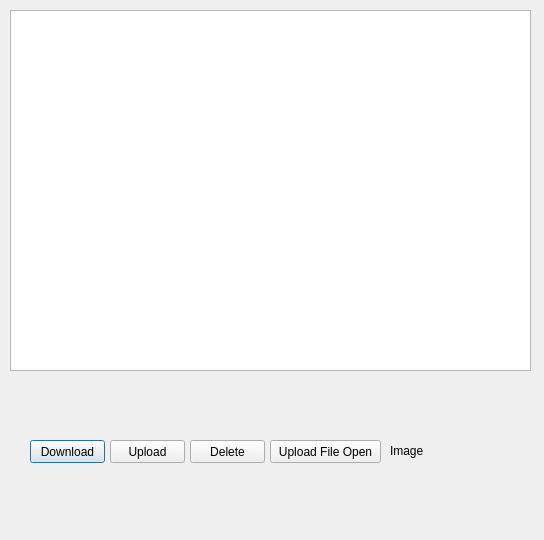
<?xml version="1.0" encoding="UTF-8"?>
<ui version="4.0">
 <class>Dialog</class>
 <widget class="QDialog" name="Dialog">
  <property name="geometry">
   <rect>
    <x>0</x>
    <y>0</y>
    <width>544</width>
    <height>540</height>
   </rect>
  </property>
  <property name="windowTitle">
   <string>Dialog</string>
  </property>
  <widget class="QPushButton" name="downBtn">
   <property name="geometry">
    <rect>
     <x>30</x>
     <y>440</y>
     <width>75</width>
     <height>23</height>
    </rect>
   </property>
   <property name="text">
    <string>Download</string>
   </property>
  </widget>
  <widget class="QPushButton" name="upBtn">
   <property name="geometry">
    <rect>
     <x>110</x>
     <y>440</y>
     <width>75</width>
     <height>23</height>
    </rect>
   </property>
   <property name="text">
    <string>Upload</string>
   </property>
  </widget>
  <widget class="QPushButton" name="delBtn">
   <property name="geometry">
    <rect>
     <x>190</x>
     <y>440</y>
     <width>75</width>
     <height>23</height>
    </rect>
   </property>
   <property name="text">
    <string>Delete</string>
   </property>
  </widget>
  <widget class="QPushButton" name="fileBtn">
   <property name="geometry">
    <rect>
     <x>270</x>
     <y>440</y>
     <width>111</width>
     <height>23</height>
    </rect>
   </property>
   <property name="text">
    <string>Upload File Open</string>
   </property>
  </widget>
  <widget class="QLabel" name="imgLbl">
   <property name="geometry">
    <rect>
     <x>390</x>
     <y>380</y>
     <width>151</width>
     <height>141</height>
    </rect>
   </property>
   <property name="text">
    <string>Image</string>
   </property>
  </widget>
  <widget class="QTreeView" name="fileTree">
   <property name="geometry">
    <rect>
     <x>10</x>
     <y>10</y>
     <width>521</width>
     <height>361</height>
    </rect>
   </property>
  </widget>
 </widget>
 <resources/>
 <connections/>
</ui>
